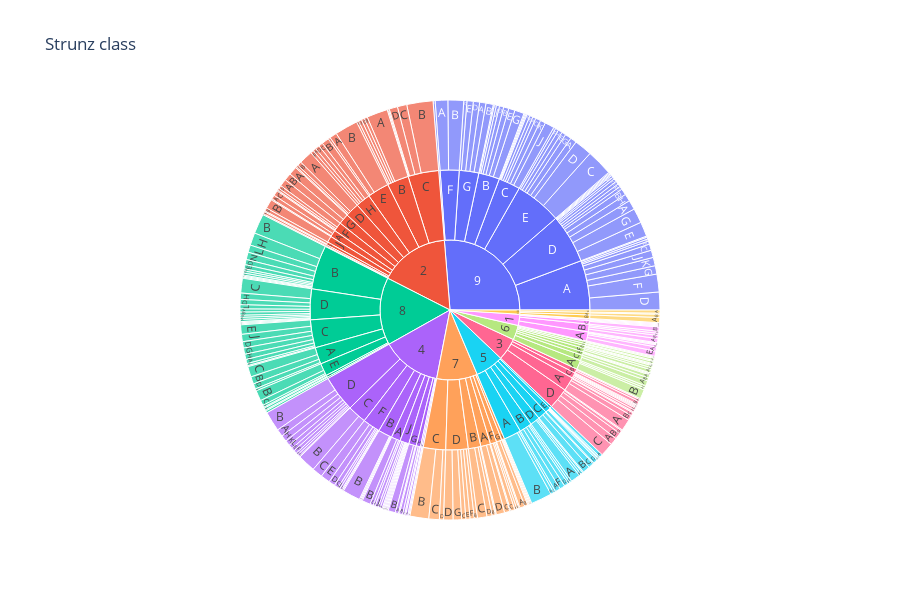

The notebook cell this image was saved under:
### Markdown cell above
Plotlys sunburst plots are a great way to visualize hierarchical data. The following plot has the class in the center, surrounded by the division and mineral family letters, with the size of each slice according to the count of minerals. You can double click on any class or division to filter the data (double click again to reset).

### Code cell
fig = px.sunburst(df, path=['strunz0', 'strunz1', 'strunz2'], height=600, title='Strunz class', hover_name=df['strunz name'])
fig.show()

### Figure 1 — Plotly figure (JSON) as saved in the notebook; plotly's stock layout.template omitted (floating-point values rounded to 4 significant figures; data arrays with more than 128 entries replaced by an {"elided": "..."} marker saying what was removed)
{"data": [{"branchvalues": "total", "domain": {"x": [0, 1], "y": [0, 1]}, "hovertemplate": "<b>%{hovertext}</b><br><br>labels=%{label}<br>count=%{value}<br>parent=%{parent}<br>id=%{id}<extra></extra>", "hovertext": {"elided": "361 str values"}, "ids": {"elided": "361 str values"}, "labels": {"elided": "361 str values"}, "name": "", "parents": {"elided": "361 str values"}, "type": "sunburst", "values": {"elided": "361 int values"}}], "layout": {"height": 600, "legend": {"tracegroupgap": 0}, "title": {"text": "Strunz class"}}}
